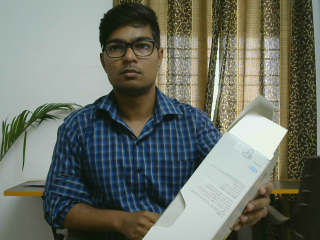
#> input picture left_1.ppm, 320 x 240 px
$ python disparity_map_snippet.py
#> lines starting #> are read from the running program, lines starting #| are printed output that depends on the picture
import cv2
from matplotlib import pyplot as plt

imgL = cv2.imread('left_1.ppm',0)
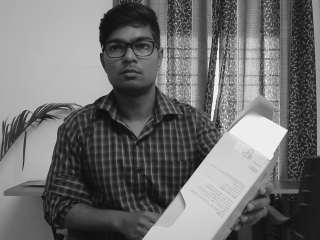
#> imgL: shape (240, 320); min 16, max 238, mean 110.1
imgR = cv2.imread('right_1.ppm',0)
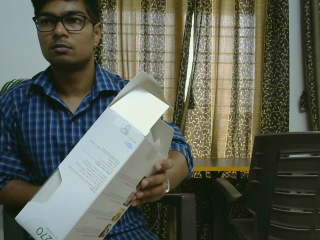
#> input picture right_1.ppm, 320 x 240 px
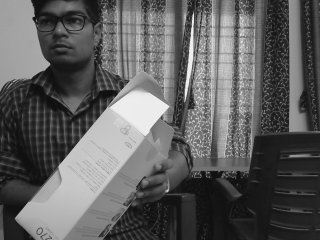
#> imgR: shape (240, 320); min 16, max 237, mean 94.4
# stereo = cv2.createStereoBM(numDisparities=16, blockSize=15)
#> (the run stopped early here; a loop or call above may not have finished)
